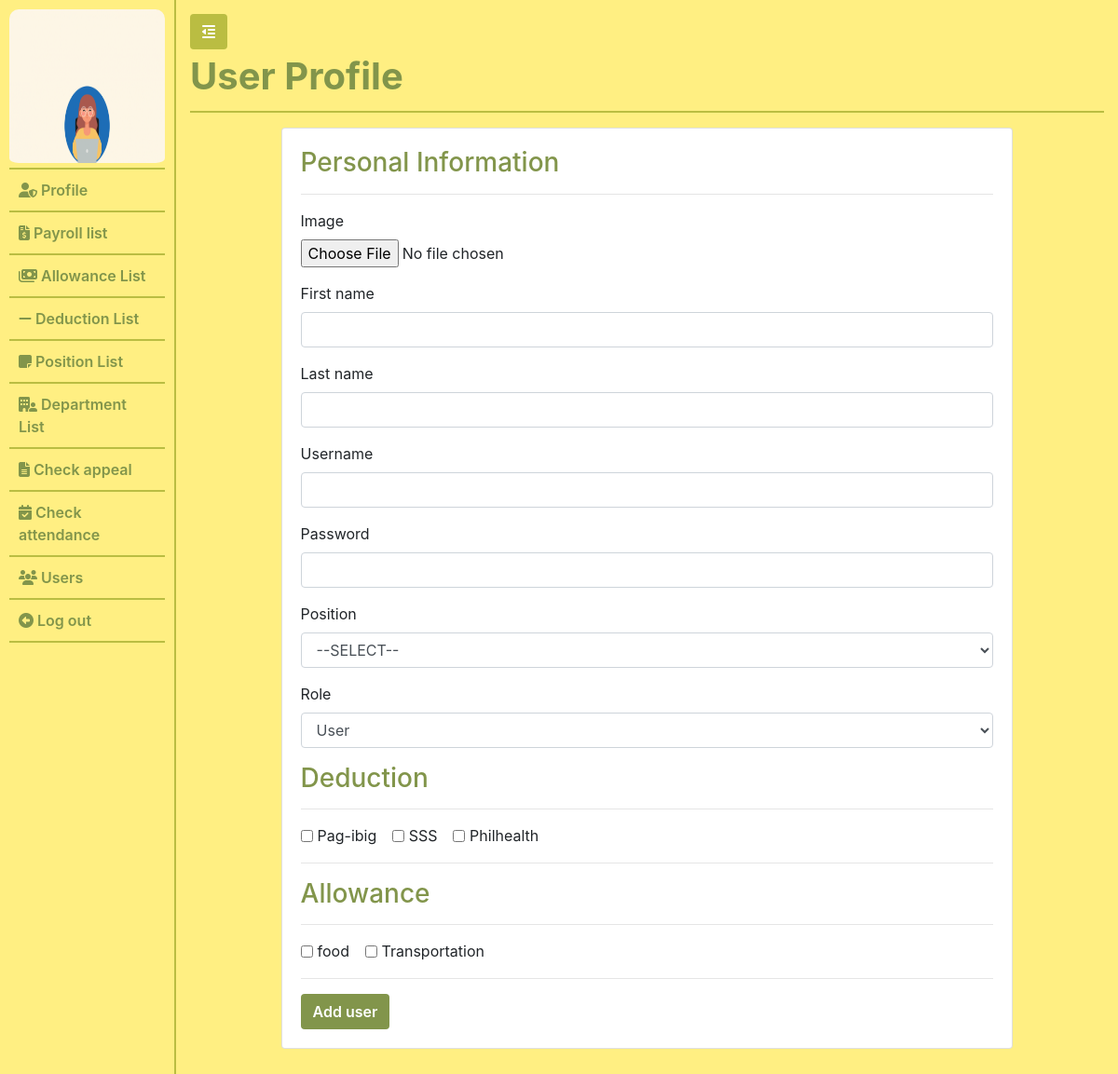
The page /admin/add_user.php (signed in) on the database its author committed.
### tables this page shows
CREATE TABLE `users` (
  `id` int(11) NOT NULL,
  `username` varchar(255) NOT NULL,
  `password` varchar(255) NOT NULL,
  `first_name` varchar(64) NOT NULL,
  `last_name` varchar(64) NOT NULL,
  `user_role` varchar(255) NOT NULL,
  `user_image` varchar(255) DEFAULT NULL,
  `qr_code` varchar(255) NOT NULL,
  `qrcode_path` text NOT NULL,
  `position_id` int(11) NOT NULL
);

CREATE TABLE `deduction` (
  `id` int(11) NOT NULL,
  `name` varchar(255) NOT NULL,
  `amount` int(11) NOT NULL
);

CREATE TABLE `allowance` (
  `id` int(11) NOT NULL,
  `name` varchar(255) NOT NULL,
  `amount` int(11) NOT NULL
);

### common/classes/Session_user.php (called while the page is built, shortened)
<?php
    Class Session{
        private $id;
        public function get_user_id(){
            return $this->id;
        }
        public function check_if_logged_in(){
            if(isset($_SESSION['id']) && isset($_SESSION['user_role'])){
                $this->id = $_SESSION['id'];
            }else{
                unset($this->id);
                unset($this->user_role);
                $this->logged_in = false;
            }
        }
    }
    $session = new Session();

### common/classes/Database.php (called while the page is built, shortened)
<?php
    class Database{
        private $connection;
        public $servername = "localhost";
        public $user = "root";
        public $password = "";
        public $database_name = "ams_with_qrcode";
        public function connect_database(){
            $db = new mysqli($this->servername, $this->user, $this->password, $this->database_name);
            $this->connection = $db;
        }
        public function query($sql){
            $result =  $this->connection->query($sql);
            return $result;
        }
    }
    $database = new Database();
?>

### common/classes/DB_object.php (called while the page is built, shortened)
<?php
    class DB_object{
        protected static $db_name = "users";
        public static function find_by_id( $id){
            $result = static::find_by_query("SELECT * FROM " . static::$db_name . " WHERE id = $id");
            return (!empty($result)) ? array_shift($result) : false;
        }
        public static function find_all(){
            $result = static::find_by_query("SELECT * FROM ". static::$db_name);
            return (!empty($result)) ? $result: false;
        }
        public static function find_by_query($sql){
            global $database;
            $result_query = $database->query($sql);
            $the_object_array = [];
            while($row = mysqli_fetch_assoc($result_query)){
                $the_object_array[] = static::instantiation($row);
            }
            return $the_object_array;
        }
        public static function instantiation($row){
            $called_object = new $get_called_class;
            foreach($row as $attribute => $value){
                if($called_object->has_attribute($attribute)){
                    $called_object->$attribute = $value;
                }
            }
            return $called_object;
        }
        public function has_attribute($attribute){
            $object_properties = get_object_vars($this);
            return array_key_exists($attribute, $object_properties);
        }
    }
?>

### common/classes/User.php (called while the page is built, shortened)
<?php
    class User extends DB_object{
        public $user_image;
        private $upload_directory = "..".DS."admin".DS.'images';
        private $img_placeholder = "https://place-hold.it/128x128?text=User+image";
        public function display_user_photo(){
            return (empty($this->user_image)) ? $this->img_placeholder : $this->upload_directory.DS.$this->user_image;
        }
    }
?>

### admin/add_user.php (the view, shortened to what this page needs)
<?php require_once "includes/header.php" ?>
<?php
    $all_deduction = Deduction::find_all();
    $all_allowance = Allowance::find_all();
?>
                <?php require_once "includes/side-nav.php" ?>
                <div class="page-wrapper">
                    <button class="btn toggle-icon">
                        <span> <i class="fas fa-outdent"></i> </span>
                    </button>
                    <div class="page-header">
                        <h1 class="">User Profile</h1>
                    </div>
                        <div class="row">
                            <div class="col-lg-12 p-3">
                            <div class="col-lg-10 offset-lg-1">
                            <div class="card">
                                    <div class="card-body">
                                                <form action="" method="POST" enctype="multipart/form-data">
                                                    <h3 class="primary-color">Personal Information</h3>
                                                    <hr>
                                                    <div class="form-group">
                                                        <label for="">Image</label>
                                                        <input id="" class="form-control-file" type="file" name="user_image">
                                                    </div>
                                                    <div class="form-group">
                                                        <label for="">First name</label>
                                                        <input id="" class="form-control" type="text" name="first_name"  autofocus required>
                                                    </div>
                                                    <div class="form-group">
                                                        <label for="">Last name</label>
                                                        <input id="" class="form-control" type="text" name="last_name" required>
                                                    </div>
                                                    <div class="form-group">
                                                        <label for="">Username</label>
                                                        <input id="" class="form-control" type="text" name="username"  required>
                                                    </div>
                                                    <div class="form-group">
                                                        <label for="">Password</label>
                                                        <input id="" class="form-control" type="password" name="password" required>
                                                    </div>
                                                    <div class="mb-3">
                                                      <label for="" class="form-label">Position</label>
                                                      <select class="form-control" name="position" id="">
                                                        <option value=""> --SELECT-- </option>
                                                      </select>
                                                    </div>
                                                    <div class="form-group">
                                                        <label for="my-select">Role</label>
                                                        <select id="my-select" class="form-control" name="user_role">
                                                            <option value="user" selected>User</option>
                                                        </select>
                                                    </div>
                                                    <h3 class="primary-color">Deduction</h3>
                                                    <hr>
                                                    <?php if($all_deduction): ?>
                                                        <?php foreach($all_deduction as $deduction): ?>
                                                            <div class="form-check form-check-inline">
                                                                <input class="form-check-input" type="checkbox"  value="<?= $deduction->id ?>"  name="deduction[]"/>
                                                                <label class="form-check-label" ><?= $deduction->name ?></label>
                                                            </div>
                                                        <?php endforeach; ?>
                                                    <?php endif; ?>
                                                    <hr>
                                                    <h3 class="primary-color">Allowance</h3>
                                                    <hr>
                                                    <?php if($all_deduction): ?>
                                                        <?php foreach($all_allowance as $allowance): ?>
                                                            <div class="form-check form-check-inline">
                                                                <input class="form-check-input" type="checkbox"  value="<?= $allowance->id ?>"  name="allowance[]"/>
                                                                <label class="form-check-label" ><?= $allowance->name ?></label>
                                                            </div>
                                                        <?php endforeach; ?>
                                                    <?php endif; ?>
                                                    <hr>
                                                    <input type="submit" name='add_user' value="Add user" class="btn update_user_btn">
                                                </form>
                                    </div>
                                </div>
                            </div>
                        </div>
                </div>
        <?php require_once "includes/footer.php" ?>

### admin/includes/side-nav.php
<div id="my-nav" class="side-nav">
                        <ul class="navbar-nav flex-column vertical-nav">
                            <div class="user-image-container">
                                <img src="<?= $user->display_user_photo() ?>" alt="" id="user_image">
                            </div>
                                <li class="nav-item ">
                                    <a class="nav-link" href="profile.php"> <i class="fas fa-user-shield"></i> Profile</a>
                                </li>
                                <li class="nav-item">
                                    <a class="nav-link " href="payroll.php" > <i class="fas fa-file-invoice-dollar"></i> Payroll list</a>
                                </li>
                                <li class="nav-item">
                                    <a class="nav-link " href="allowance.php" > <i class="fas fa-money-bills"></i> Allowance List</a>
                                </li>
                                <li class="nav-item">
                                    <a class="nav-link " href="admin_deduction.php" > <i class="fas fa-minus"></i> Deduction List</a>
                                </li>
                                <li class="nav-item">
                                    <a class="nav-link " href="position_list.php" > <i class="fas fa-note-sticky"></i> Position List</a>
                                </li>
                                <li class="nav-item">
                                    <a class="nav-link " href="admin_department.php" > <i class="fas fa-building-user"></i> Department List</a>
                                </li>
                                <li class="nav-item">
                                    <a class="nav-link " href="admin_appeal.php" > <i class="fas fa-file-lines"></i> Check appeal</a>
                                </li>
                                <li class="nav-item">
                                    <a class="nav-link " href="check_attendance.php" > <i class="fas fa-calendar-check"></i> Check attendance</a>
                                </li>
                                <li class="nav-item">
                                    <a class="nav-link " href="users.php" > <i class="fas fa-users"></i> Users</a>
                                </li>
                            <li class="nav-item">
                                <a class="nav-link " href="logout.php" > <i class="fas fa-arrow-alt-circle-left"></i> Log out</a>
                            </li>
                        </ul>
                </div>

### admin/css/style.css (style rules this page uses)
* { box-sizing: border-box; }
body,html { height: 100%; width: 100%; }
.primary-color { color:#82954B; }
.side-nav { width: 225px; background-color: #FFEF82; padding-top: 10px; border-right: 2px solid #BABD42; }
.user-image-container { border-bottom: 2px solid #BABD42; }
#user_image { border-radius: 10px; height: 170px; width: 100%; padding-bottom: 5px; }
.side-nav ul { padding: 0px 10px; height: 100vh; }
.side-nav .nav-item .nav-link { border-bottom: 2px solid #BABD42; color: #82954B; font-weight: 600; padding: 10px; }
.page-wrapper { padding: 15px; width: 100%; background-color: #FFEF82; }
.toggle-icon { background-color: #BABD42; color: #fff; }
.page-header { padding: 5px 0; border-bottom: 2px solid #BABD42; }
.page-header h1, .title-page { color:#82954B; font-weight: 700; }
.export_btn, .update_user_btn, .attendance_action_btn, .session_message, .report_btn, .add_user_btn, .add_appeal_btn, .add_deduction_btn, .add_allowance_btn, .add_salary_btn { background-color: #82954B; color: #fff; font-weight: 600; }

### rows shown on the page
users: user_image (picture)
deduction: name "Pag-ibig"
deduction: name "SSS"
deduction: name "Philhealth"
allowance: name "food"
allowance: name "Transportation"
